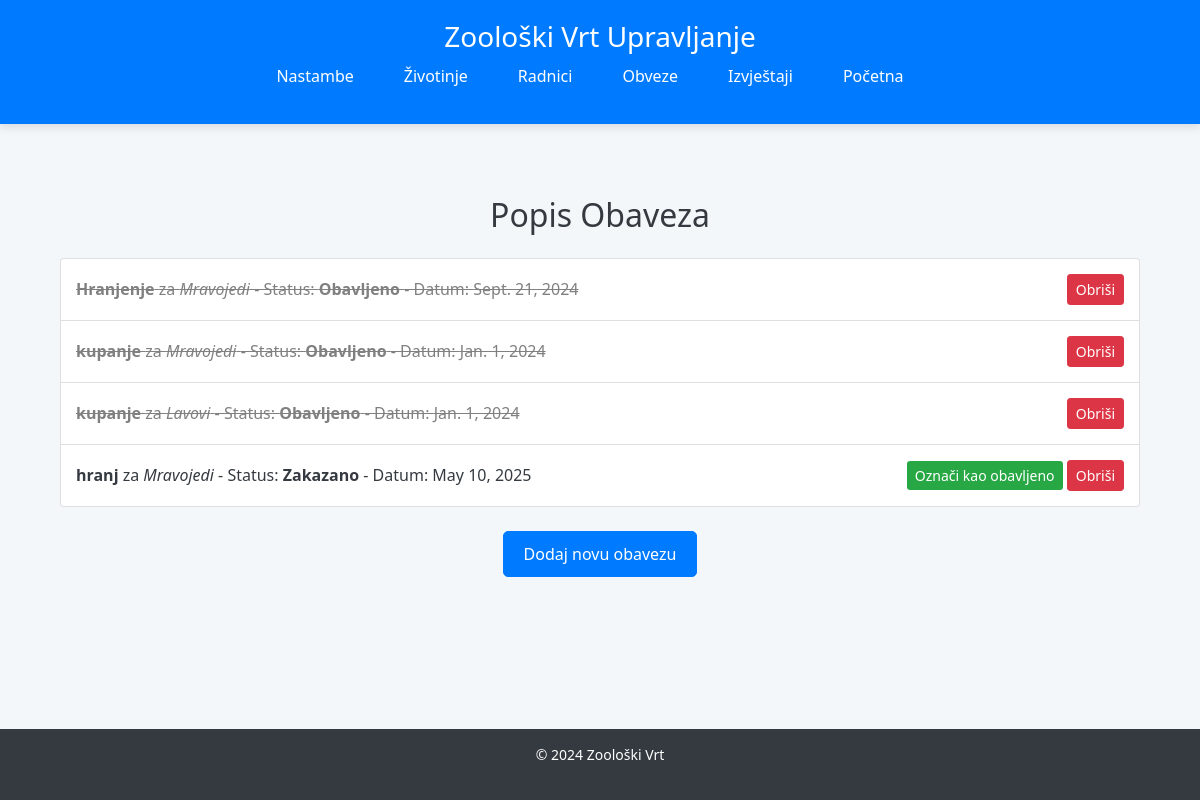
/zooloski/obaveze/, run on an earlier commit of the app's database.
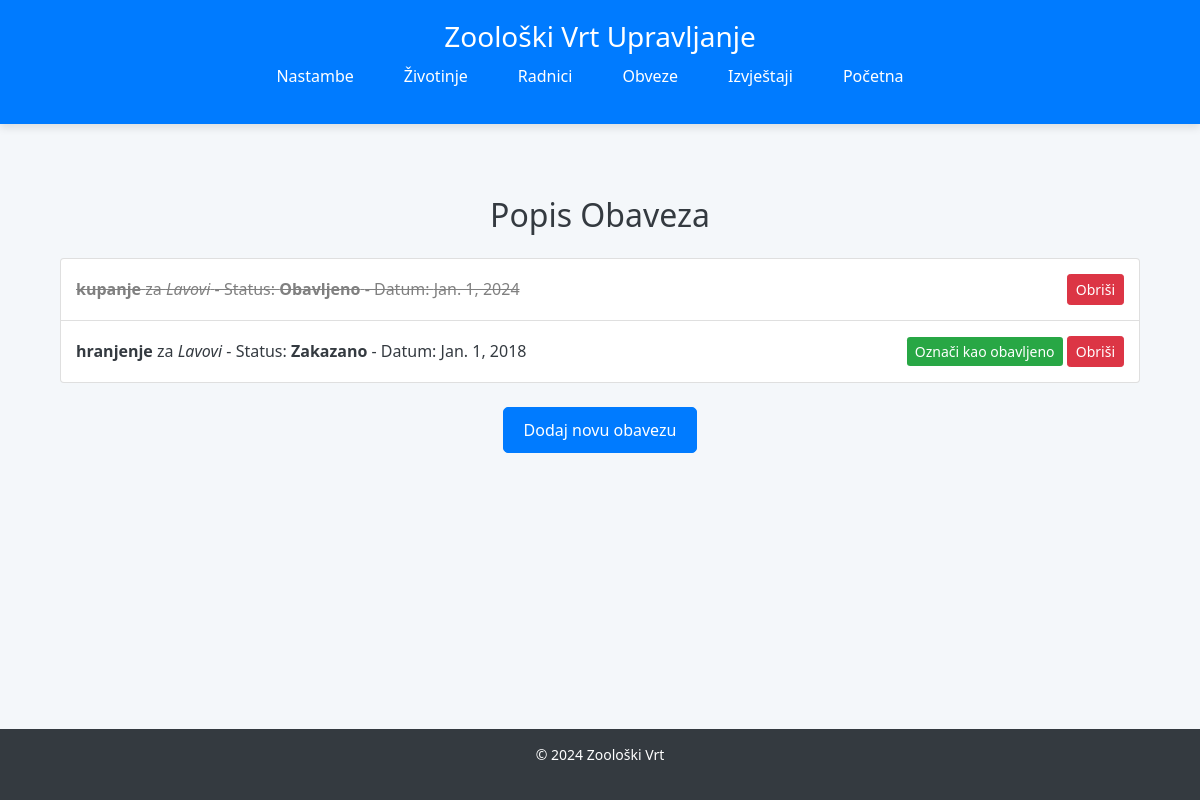
And on a later commit of the database.
### Zooloski/models.py (models this page shows, shortened)
class Obaveza(models.Model):
    class Meta:
        verbose_name = "Obaveza"
        verbose_name_plural = "Obveze"
    zivotinja = models.ForeignKey(Zivotinja, on_delete=models.CASCADE)
    vrsta_obaveze = models.CharField(max_length=255)  # e.g., feeding, cleaning
    status = models.CharField(max_length=10, choices=[
        ('Obavljeno', 'Obavljeno'),
        ('Zakazano', 'Zakazano'),
    ])
    datum = models.DateField()
    komentari = models.TextField(blank=True, null=True)

class Zivotinja(models.Model):
    class Meta:
        verbose_name = "Zivotinja"
        verbose_name_plural = "Zivotinje"
    hrvatski_naziv = models.CharField(max_length=255)
    latinski_naziv = models.CharField(max_length=255)
    engleski_naziv = models.CharField(max_length=255)
    ime = models.CharField(max_length=255, blank=True, null=True)
    broj = models.IntegerField(blank=True, null=True)  # for group animals
    nastamba = models.ForeignKey(Nastamba, on_delete=models.SET_NULL, null=True)
    porijeklo = models.CharField(max_length=50, choices=[
        ('Kupovina', 'Kupovina'),
        ('Donacija', 'Donacija'),
        ('Rođenje', 'Rođenje'),
    ])
    datum_nastanka = models.DateField()
    arhiviran = models.BooleanField(default=False)  # for archived animals (dead)
    def __str__(self):
        return self.ime or self.hrvatski_naziv

### Zooloski/views.py (the view)
# urls.py: path('obaveze/', views.obaveza_list, name='obaveza_list'),
def obaveza_list(request):
    obaveze = Obaveza.objects.all()
    return render(request, 'obaveza_list.html', {'obaveze': obaveze})

### Zooloski/templates/obaveza_list.html (shortened to what this page needs)
{% extends 'base.html' %}
{% block content %}
<div class="container mt-5">
    <h2 class="text-center mb-4">Popis Obaveza</h2>
    <ul class="list-group mb-4">
        {% for obaveza in obaveze %}
        <li class="list-group-item d-flex justify-content-between align-items-center {% if obaveza.status == 'Obavljeno' %}completed-task{% endif %}">
                <span>
                    <strong>{{ obaveza.vrsta_obaveze }}</strong> za <em>{{ obaveza.zivotinja }}</em> - Status: <strong>{{ obaveza.status }}</strong> - Datum: {{ obaveza.datum }}
                </span>
                <div>
                    {% if obaveza.status != 'Obavljeno' %}
                    <form method="POST" action="{% url 'obaveza_complete' obaveza.id %}" style="display:inline;">
                        <button type="submit" class="btn btn-success btn-sm">Označi kao obavljeno</button>
                    </form>
                    {% endif %}
                    <form method="POST" action="{% url 'obaveza_delete' obaveza.id %}" style="display:inline;">
                        <button type="submit" class="btn btn-danger btn-sm">Obriši</button>
                    </form>
                </div>
        </li>
        {% empty %}
        <li class="list-group-item">Trenutno nema obaveza.</li>
        {% endfor %}
    </ul>
    <div class="text-center">
        <a href="{% url 'obaveza_create' %}" class="btn btn-primary">Dodaj novu obavezu</a>
    </div>
</div>
{% endblock %}

### Zooloski/templates/base.html (shortened to what this page needs)
<!DOCTYPE html>
<html lang="en">
<head>
    <link href="https://stackpath.bootstrapcdn.com/bootstrap/4.5.2/css/bootstrap.min.css" rel="stylesheet">
</head>
<body>
<header class="mb-4">
    <div class="container">
        <h1 class="text-center">Zoološki Vrt Upravljanje</h1>
        <nav>
            <ul>
                <li><a href="{% url 'nastamba_list' %}">Nastambe</a></li>
                <li><a href="{% url 'zivotinja_list' %}">Životinje</a></li>
                <li><a href="{% url 'radnik_list' %}">Radnici</a></li>
                <li><a href="{% url 'obaveza_list' %}">Obveze</a></li>
                <li><a href="{% url 'izvjesca' %}">Izvještaji</a></li>
                <li><a href="{% url 'pocetna' %}">Početna</a></li>
            </ul>
        </nav>
    </div>
</header>
<main class="container">
    {% block content %}
    {% endblock %}
</main>
<footer class="mt-4">
    <div class="container">
        <p>&copy; 2024 Zoološki Vrt</p>
    </div>
</footer>
</body>
</html>

### Zooloski/templates/base.html (style rules this page uses)
html, body { height: 100%; font-family: 'Segoe UI', Tahoma, Geneva, Verdana, sans-serif; background-color: #f4f7fa; color: #343a40; }
body { display: flex; flex-direction: column; }
main { flex: 1; }
header { background-color: #007bff; padding: 20px; box-shadow: 0 4px 8px rgba(0, 0, 0, 0.1); }
header h1 { color: white; font-size: 28px; margin: 0; }
nav ul { list-style: none; padding: 0; display: flex; justify-content: center; margin-top: 10px; }
nav ul li { margin-right: 20px; }
nav ul li a { color: white; font-weight: 500; text-decoration: none; padding: 10px 15px; border-radius: 5px; transition: background-color 0.3s ease; }
footer { background-color: #343a40; padding: 15px 0; color: white; text-align: center; font-size: 14px; }
.container { max-width: 1140px; }
h1, p { margin-bottom: 20px; }
a.btn { background-color: #007bff; color: white; font-weight: 500; padding: 10px 20px; border-radius: 5px; text-decoration: none; transition: background-color 0.3s ease; }
.completed-task { text-decoration: line-through; color: grey; }

### Zooloski/templates/obaveza_list.html (style rules this page uses)
.completed-task { text-decoration: line-through; color: grey; }
.list-group-item { font-size: 16px; padding: 15px; transition: background-color 0.3s ease; }
.btn-success { background-color: #28a745; border: none; transition: background-color 0.3s ease; }
.btn-primary { padding: 10px 20px; font-size: 16px; }

What changed in the data, as far as the page shows it:
removed Obaveza: vrsta_obaveze "Hranjenje", zivotinja "Mravojedi", status "Obavljeno", datum "Sept. 21, 2024"
removed Obaveza: vrsta_obaveze "kupanje", zivotinja "Mravojedi", status "Obavljeno", datum "Jan. 1, 2024"
removed Obaveza: vrsta_obaveze "hranj", zivotinja "Mravojedi", status "Zakazano", datum "May 10, 2025", shows "Označi kao obavljeno"
added Obaveza: vrsta_obaveze "hranjenje", zivotinja "Lavovi", status "Zakazano", datum "Jan. 1, 2018", shows "Označi kao obavljeno"
